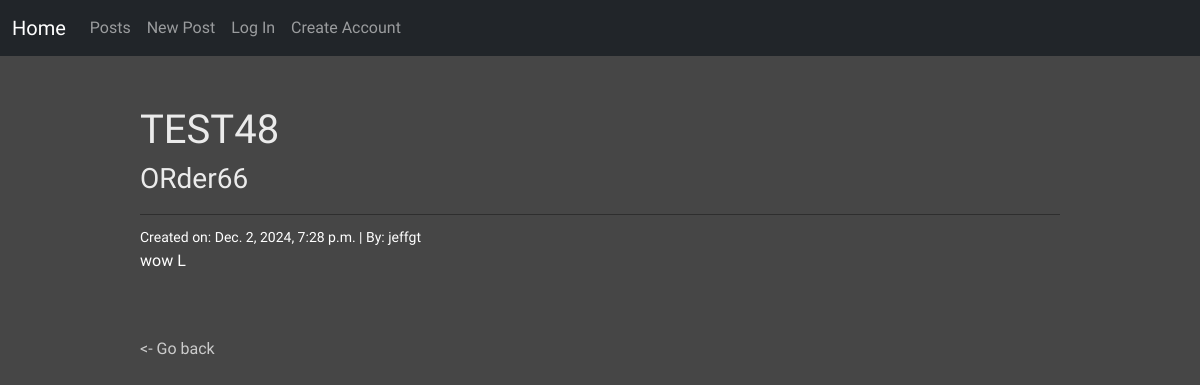
Screenshot of /posts/5/ with the database file from the repository.
### posts/models.py (models this page shows, shortened)
class Post(models.Model):
    title = models.CharField(max_length=128)
    subtitle = models.CharField(max_length=256)
    body = models.TextField()
    author = models.ForeignKey(
        get_user_model(),
        on_delete=models.CASCADE
    )
    status = models.ForeignKey(
        Status,
        on_delete=models.CASCADE
    )
    created_on = models.DateTimeField(auto_now_add=True)

### posts/views.py (the view, shortened to what this page needs)
# urls.py: path("<int:pk>/", views.PostDetailView.as_view(), name = "detail"),
class PostDetailView(DetailView):
  template_name = "posts/detail.html"
  model = Post

### templates/posts/detail.html (shortened to what this page needs)
{% extends 'base.html' %}
{% block content %}
 <div class="text-white dtl-cont">
   <div class="dtl-title">
     <h1>{{ post.title }}</h1>
     <h3>{{ post.subtitle }}</h3>
   </div>
   <small>Created on: {{ post.created_on }} | By: {{ post.author }}</small>
   <p>{{ post.body }}</p>
   <br></br>
   <div>
     <a href="{% url 'list' %}"><- Go back</a>
   </div>
 </div>
{% endblock content %}

### static/css/style.css (style rules this page uses)
body { background-color: rgb(70, 70, 70); font-family: "Lexend", serif; font-optical-sizing: auto; font-style: normal; }
h1,h3 { color: rgb(235, 235, 235); }
a { color: rgb(204, 204, 204); text-decoration: none; }
.dtl-cont { width: 80%; margin-top: 30px; margin-left: auto; margin-right: auto; padding: 20px; }
.dtl-title { border-bottom: 1px solid rgb(46, 46, 46); margin-bottom: 10px; padding-bottom: 10px; }

### rows the page displays
Post: title "TEST48", subtitle "ORder66", created_on "Dec. 2, 2024, 7:28 p.m.", author "jeffgt", body "wow L"
